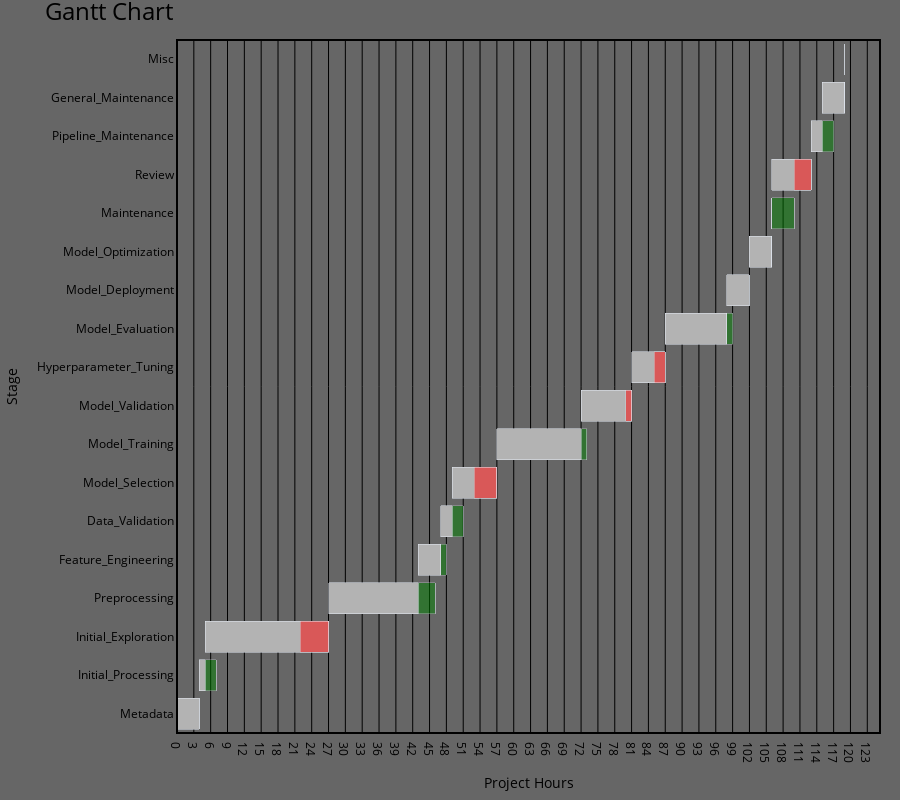

This figure's notebook cell:
### Code cell
fig = go.Figure()

fig.add_trace(go.Bar(
    y=df['Stage'],
    x=df['hours_spent'],
    base=df['starting_hour'],
    orientation='h',
    marker=dict(
        color=bar_color
    ),
    name='Hours Spent'
))

fig.add_trace(go.Bar(
    y=df['Stage'],
    x=df['exceeded_hours'],
    base=df['estimated_hours_to_complete'],
    orientation='h',
    marker=dict(
        color='red',
        opacity=0.5
    ),
    name='Exceeded Hours'
))

fig.add_trace(go.Bar(
    y=df['Stage'],
    x=df['finished_early_hours'],
    base=df['true_end_hour'],
    orientation='h',
    marker=dict(
        color='green',
        opacity=0.5
    ),
    name='Finished Early'
))



fig.update_layout(
    barmode='stack',
    title={
        'text':'Gantt Chart',
        'font':{
            'size':24,
            'color':axis_label_color,
            # 'bold': True,
        },
        },
    xaxis_title='Project Hours',
    yaxis_title='Stage',
    xaxis=dict(
        showgrid=True,  # Add grid lines on the x-axis
        tickmode='linear',  # Use linear tick mode
        dtick=3,  # Set the tick interval to 3
        gridcolor=grid_color,  # Set the color of the grid lines
        showline=True,  # Show x-axis line
        linewidth=1,  # Set x-axis line width
        linecolor=grid_color,  # Set x-axis line color
        title=dict(
            font=dict(color=axis_label_color)  # Set the x-axis label text color to white
        ),
        tickfont=dict(color=axis_label_color)  # Set the x-axis tick labels color to white
    ),
    yaxis=dict(
        showgrid=False,  # Remove grid lines on the y-axis
        showline=True,  # Show y-axis line
        linewidth=1,  # Set y-axis line width
        linecolor='grey',  # Set y-axis line color
        title=dict(
            font=dict(color=axis_label_color)  # Set the y-axis label text color to white
        ),
        tickfont=dict(color=axis_label_color)  # Set the y-axis tick labels color to white
    ),
    height=800,  # Set the plot height to 600 pixels
    plot_bgcolor=graph_color,  # Set the background color
    paper_bgcolor=bg_color,  # Set the paper background color
    showlegend=False,  # Hide legend
    margin=dict(l=20, r=20, t=40, b=20),  # Set margin
    hovermode='closest',  # Set hover mode
    shapes=[
        dict(
            type='rect',
            xref='paper',
            yref='paper',
            x0=0,
            y0=0,
            x1=1,
            y1=1,
            line=dict(
                color=grid_color,
                width=2
            )
        )
    ]
)

fig.show()

### Figure 1 — Plotly figure (JSON) as saved in the notebook; plotly's stock layout.template omitted (floating-point values rounded to 4 significant figures)
{"data": [{"base": [0, 4, 5, 27, 43, 47, 49, 57, 72, 81, 87, 98, 102, 106, 106, 113, 115, 119], "marker": {"color": "rgb(179, 179, 179)"}, "name": "Hours Spent", "orientation": "h", "type": "bar", "x": [4, 1, 22, 16, 4, 2, 8, 15, 9, 6, 11, 4, 4, 0, 7, 2, 4, 0], "y": ["Metadata", "Initial_Processing", "Initial_Exploration", "Preprocessing", "Feature_Engineering", "Data_Validation", "Model_Selection", "Model_Training", "Model_Validation", "Hyperparameter_Tuning", "Model_Evaluation", "Model_Deployment", "Model_Optimization", "Maintenance", "Review", "Pipeline_Maintenance", "General_Maintenance", "Misc"]}, {"base": [4, 7, 22, 46, 48, 51, 53, 73, 80, 85, 99, 102, 106, 110, 110, 117, 119, null], "marker": {"color": "red", "opacity": 0.5}, "name": "Exceeded Hours", "orientation": "h", "type": "bar", "x": [0, 0, 5, 0, 0, 0, 4, 0, 1, 2, 0, 0, 0, 0, 3, 0, 0, 0], "y": ["Metadata", "Initial_Processing", "Initial_Exploration", "Preprocessing", "Feature_Engineering", "Data_Validation", "Model_Selection", "Model_Training", "Model_Validation", "Hyperparameter_Tuning", "Model_Evaluation", "Model_Deployment", "Model_Optimization", "Maintenance", "Review", "Pipeline_Maintenance", "General_Maintenance", "Misc"]}, {"base": [4, 5, 27, 43, 47, 49, 57, 72, 81, 87, 98, 102, 106, 106, 113, 115, 119, null], "marker": {"color": "green", "opacity": 0.5}, "name": "Finished Early", "orientation": "h", "type": "bar", "x": [0, 2, 0, 3, 1, 2, 0, 1, 0, 0, 1, 0, 0, 4, 0, 2, 0, 0], "y": ["Metadata", "Initial_Processing", "Initial_Exploration", "Preprocessing", "Feature_Engineering", "Data_Validation", "Model_Selection", "Model_Training", "Model_Validation", "Hyperparameter_Tuning", "Model_Evaluation", "Model_Deployment", "Model_Optimization", "Maintenance", "Review", "Pipeline_Maintenance", "General_Maintenance", "Misc"]}], "layout": {"barmode": "stack", "height": 800, "hovermode": "closest", "margin": {"b": 20, "l": 20, "r": 20, "t": 40}, "paper_bgcolor": "rgb(102,102,102)", "plot_bgcolor": "rgb(102,102,102)", "shapes": [{"line": {"color": "black", "width": 2}, "type": "rect", "x0": 0, "x1": 1, "xref": "paper", "y0": 0, "y1": 1, "yref": "paper"}], "showlegend": false, "title": {"font": {"color": "black", "size": 24}, "text": "Gantt Chart"}, "xaxis": {"dtick": 3, "gridcolor": "black", "linecolor": "black", "linewidth": 1, "showgrid": true, "showline": true, "tickfont": {"color": "black"}, "tickmode": "linear", "title": {"font": {"color": "black"}, "text": "Project Hours"}}, "yaxis": {"linecolor": "grey", "linewidth": 1, "showgrid": false, "showline": true, "tickfont": {"color": "black"}, "title": {"font": {"color": "black"}, "text": "Stage"}}}}
